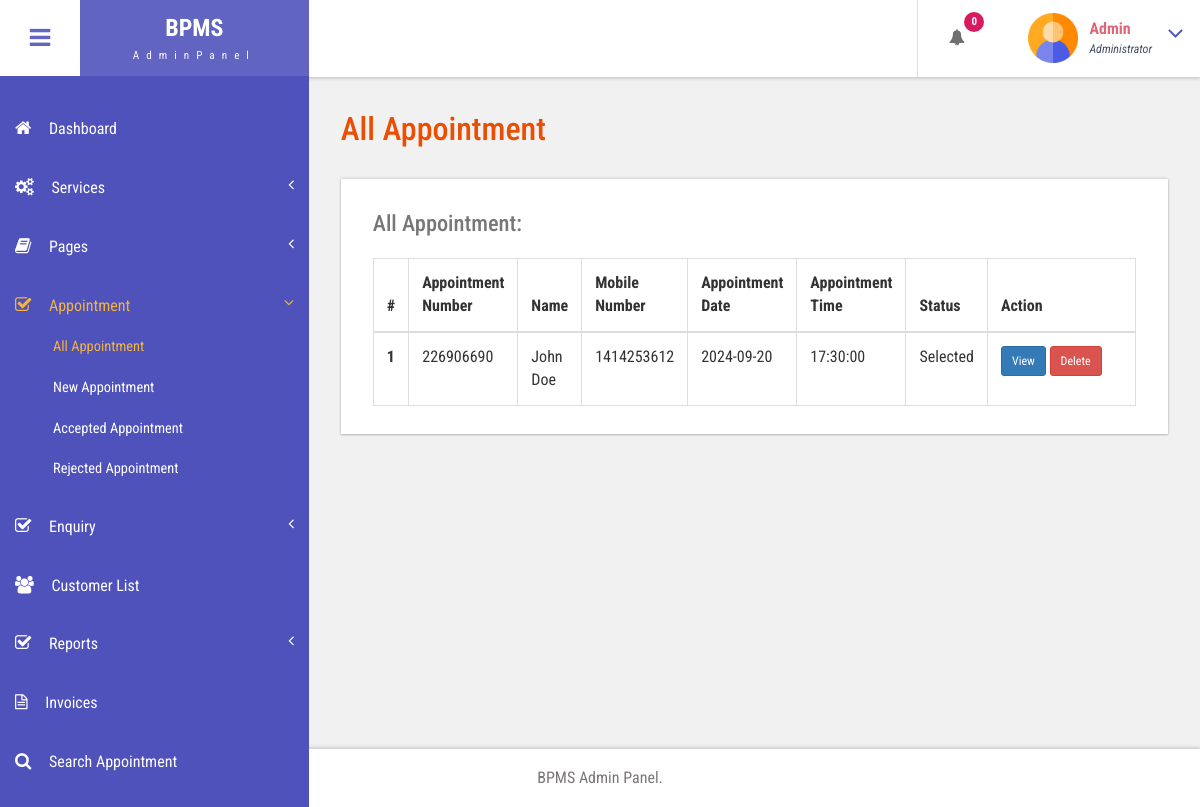
Page /admin/all-appointment.php (signed in) on the committed database.
### tables this page shows
CREATE TABLE `tblbook` (
  `ID` int(10) NOT NULL,
  `UserID` int(10) DEFAULT NULL,
  `AptNumber` int(10) DEFAULT NULL,
  `AptDate` date DEFAULT NULL,
  `AptTime` time DEFAULT NULL,
  `Message` mediumtext DEFAULT NULL,
  `BookingDate` timestamp NULL DEFAULT current_timestamp(),
  `Remark` varchar(250) DEFAULT NULL,
  `Status` varchar(250) DEFAULT NULL,
  `RemarkDate` timestamp NULL DEFAULT NULL ON UPDATE current_timestamp()
);

CREATE TABLE `tbluser` (
  `ID` int(10) NOT NULL,
  `FirstName` varchar(120) DEFAULT NULL,
  `LastName` varchar(250) DEFAULT NULL,
  `MobileNumber` bigint(10) DEFAULT NULL,
  `Email` varchar(120) DEFAULT NULL,
  `Password` varchar(120) DEFAULT NULL,
  `RegDate` timestamp NULL DEFAULT current_timestamp()
);

### admin/all-appointment.php (the view, shortened to what this page needs)
<?php
include('includes/dbconnection.php');
if (strlen($_SESSION['bpmsaid']==0)) {
  header('location:logout.php');
  } else{
  ?>
<!DOCTYPE HTML>
<html>
<head>
<link href="css/bootstrap.css" rel='stylesheet' type='text/css' />
<link href="css/style.css" rel='stylesheet' type='text/css' />
<link href="css/font-awesome.css" rel="stylesheet">
<link href="css/animate.css" rel="stylesheet" type="text/css" media="all">
<link href="css/custom.css" rel="stylesheet">
</head>
<body class="cbp-spmenu-push">
	<div class="main-content">
		 <?php include_once('includes/sidebar.php');?>
		 <?php include_once('includes/header.php');?>
		<div id="page-wrapper">
			<div class="main-page">
				<div class="tables">
					<h3 class="title1">All Appointment</h3>
					<div class="table-responsive bs-example widget-shadow">
						<h4>All Appointment:</h4>
						<table class="table table-bordered"> <thead> <tr> <th>#</th>
							<th> Appointment Number</th>
							<th>Name</th><th>Mobile Number</th>
							<th>Appointment Date</th>
							<th>Appointment Time</th>
							<th>Status</th>
							<th>Action</th> </tr> </thead> <tbody>
<?php
$ret=mysqli_query($con,"select tbluser.FirstName,tbluser.LastName,tbluser.Email,tbluser.MobileNumber,tblbook.ID as bid,tblbook.AptNumber,tblbook.AptDate,tblbook.AptTime,tblbook.Message,tblbook.BookingDate,tblbook.Status from tblbook join tbluser on tbluser.ID=tblbook.UserID");
$cnt=1;
while ($row=mysqli_fetch_array($ret)) {
?>
						 <tr> <th scope="row"><?php echo $cnt;?></th>
						 	<td><?php  echo $row['AptNumber'];?></td>
						 	<td><?php  echo $row['FirstName'];?> <?php  echo $row['LastName'];?></td>
						 	<td><?php  echo $row['MobileNumber'];?></td>
						 	<td><?php  echo $row['AptDate'];?></td>
						 	<td><?php  echo $row['AptTime'];?></td>
						 	<?php if($row['Status']==""){ ?>
                     <td><?php echo "Not Updated Yet"; ?></td>
                     <?php } else { ?>
                      <td ><?php  echo $row['Status'];?></td><?php } ?>
                                       <td width="150"><a href="view-appointment.php?viewid=<?php echo $row['bid'];?>" class="btn btn-primary btn-sm">View</a>
<a href="all-appointment.php?delid=<?php echo $row['bid'];?>" class="btn btn-danger btn-sm" onClick="return confirm('Are you sure you want to delete?')">Delete</a>
                                       	</td> </tr>   <?php
$cnt=$cnt+1;
}?></tbody> </table>
					</div>
				</div>
			</div>
		</div>
		 <?php include_once('includes/footer.php');?>
	</div>
</body>
</html>
<?php }  ?>

### admin/includes/header.php (shortened to what this page needs)
<div class="sticky-header header-section ">
      <div class="header-left">
        <button id="showLeftPush"><i class="fa fa-bars"></i></button>
        <div class="logo">
          <a href="index.html">
            <h1>BPMS</h1>
            <span>AdminPanel</span>
          </a>
        </div>
      </div>
      <div class="header-right">
        <div class="profile_details_left">
          <ul class="nofitications-dropdown">
            <?php
$ret1=mysqli_query($con,"select tbluser.FirstName,tbluser.LastName,tblbook.ID as bid,tblbook.AptNumber from tblbook join tbluser on tbluser.ID=tblbook.UserID where tblbook.Status is null");
$num=mysqli_num_rows($ret1);
?>
            <li class="dropdown head-dpdn">
              <a href="#" class="dropdown-toggle" data-toggle="dropdown" aria-expanded="false"><i class="fa fa-bell"></i><span class="badge blue"><?php echo $num;?></span></a>
            </li>
          </ul>
          <div class="clearfix"> </div>
        </div>
        <div class="profile_details">
        <?php
$adid=$_SESSION['bpmsaid'];
$ret=mysqli_query($con,"select AdminName from tbladmin where ID='$adid'");
$row=mysqli_fetch_array($ret);
$name=$row['AdminName'];
?>
          <ul>
            <li class="dropdown profile_details_drop">
              <a href="#" class="dropdown-toggle" data-toggle="dropdown" aria-expanded="false">
                <div class="profile_img">
                  <span class="prfil-img"><img src="images/admin.png" alt="" width="50" height="50"> </span>
                  <div class="user-name">
                    <p><?php echo $name; ?></p>
                    <span>Administrator</span>
                  </div>
                  <i class="fa fa-angle-down lnr"></i>
                  <div class="clearfix"></div>
                </div>
              </a>
            </li>
          </ul>
        </div>
      </div>
      <div class="clearfix"> </div>
    </div>

### admin/css/style.css (style rules this page uses)
h4, h5, h6, h1, h2, h3 { margin: 0; }
ul, ol { margin: 0; }
p { margin: 0; }
html, body { font-family: 'Roboto Condensed', sans-serif; font-size: 100%; overflow-x: hidden; background: #fff; }
body a { transition: 0.5s all ease; -webkit-transition: 0.5s all ease; -moz-transition: 0.5s all ease; -o-transition: 0.5s all ease; -ms-transition: 0.5s all ease; text-decoration:none; }
h1,h2,h3,h4,h5,h6 { margin:0; }
p { margin:0; }
ul,label { margin:0; padding:0; }
.main-content { position: relative; }
.sticky-header { position: fixed; top: 0; left:0px; width: 100%; z-index: 100; }
.header-section { background:#FFF; box-shadow: 1px 1px 4px rgba(0, 0, 0, 0.21); -webkit-box-shadow: 1px 1px 4px rgba(0, 0, 0, 0.21); -moz-box-shadow: 1px 1px 4px rgba(0, 0, 0, 0.21); -o-box-shadow: 1px 1px 4px rgba(0, 0, 0, 0.21); }
.header-section::after { clear: both; display: block; content: ''; }
.header-left { float: left; width: 45%; }
.header-right { float: right; }
button#showLeftPush { font-size: 1.5em; width: 80px; padding: 0.87em 0; text-align: center; cursor: pointer; float: left; color: #6F6F6F; -moz-transition: all 0.2s ease-out 0s; -webkit-transition: all 0.2s ease-out 0s; transition: all 0.2s ease-out 0s; border: none; background-color: #fff; outline:none; }
.cbp-spmenu-push { overflow-x: hidden; position: relative; }
.cbp-spmenu, .cbp-spmenu-push { -webkit-transition: all 0.3s ease; -moz-transition: all 0.3s ease; transition: all 0.3s ease; }
.cbp-spmenu-push div#page-wrapper { margin: 0 0 0 19.3em; transition:.5s all; -webkit-transition:.5s all; -moz-transition:.5s all; }
.fa { display: inline-block; font-family: FontAwesome; font-style: normal; font-weight: normal; line-height: 1; -webkit-font-smoothing: antialiased; -moz-osx-font-smoothing: grayscale; }
.logo { background: #6164C1; text-align: center; float: left; }
.logo a { padding: 0.9em 3.3em .7em; display: block; text-decoration: none; }
.logo a h1 { color: #fff; font-size: 1.5em; line-height: 1.2em; font-weight: 700; }
.logo a span { color: #F8F8F8; font-size: .7em; text-align: center; letter-spacing: 7px; }
.profile_details_left { float: left; }
li.dropdown.head-dpdn { display: inline-block; padding: 1.7em 0; border-left: 1px solid #E0E0E0; float: left; }
li.dropdown.head-dpdn a.dropdown-toggle { padding: 1.7em 2em; }
i.fa.fa-bell { color:#6F6F6F; }
.header-right span.badge { font-size: 11px; font-weight: bold; color: #FFF; background: #8BC34A; line-height: 15px; width: 20px; height: 20px; border-radius: 2em; -webkit-border-radius: 2em; -moz-border-radius: 2em; -o-border-radius: 2em; text-align: center; display: inline-block; position: absolute; top: 16%; padding: 2px 0 0; }
.header-right span.blue { background-color:#D81B60; }
.profile_details { float: right; }
.profile_details_drop a.dropdown-toggle { display:block; padding: 0.8em 3em 0 2em; }
.profile_img span.prfil-img { float:left; }
.user-name { float:left; margin-top:8px; margin-left:11px; height:35px; }
.profile_details ul li { list-style-type:none; position:relative; }
.profile_details li a i.fa.lnr { position: absolute; top: 34%; right: 8%; color: #4F52BA; font-size: 1.6em; }
.user-name p { font-size:1em; color:#DD6777; line-height:1em; font-weight:700; }
.user-name span { font-size: .75em; font-style: italic; color: #424f63; font-weight: normal; margin-top: .3em; }
.widget-shadow { background-color: #fff; box-shadow: 0 -1px 3px rgba(0,0,0,.12),0 1px 2px rgba(0,0,0,.24); -webkit-box-shadow: 0 -1px 3px rgba(0,0,0,.12),0 1px 2px rgba(0,0,0,.24); -moz-box-shadow: 0 -1px 3px rgba(0,0,0,.12),0 1px 2px rgba(0,0,0,.24); }
h3.title1 { font-size: 2em; color: #e94e02; margin-bottom: 0.8em; }
.table > thead > tr > th, .table > tbody > tr > th, .table > tfoot > tr > th, .table > thead > tr > td, .table > tbody > tr > td, .table > tfoot > tr > td { border-top: none; }
.tables h4 { font-size: 1.4em; margin-bottom: 1em; color: #777777; }
.tables .panel-body ,.tables .bs-example { padding: 2em 2em 0.5em; }
.tables .table > thead > tr > th, .tables .table > tbody > tr > th, .tables .table > tfoot > tr > th, .tables .table > thead > tr > td, .tables .table > tbody > tr > td, .tables .table > tfoot > tr > td { padding: 13px; border-top: 1px solid #E0E0E0; }
.bs-example { margin-top: 2em; }

### admin/css/custom.css (style rules this page uses)
#page-wrapper { padding:7em 2em 2.5em; background-color: #F1F1F1; }

### rows in the picture
tblbook: AptNumber "226906690", UserID.FirstName "John", UserID.LastName "Doe", UserID.MobileNumber "1414253612", AptDate "2024-09-20", AptTime "17:30:00", Status "Selected"

### other values in the picture
$num "0"
$name "Admin"
